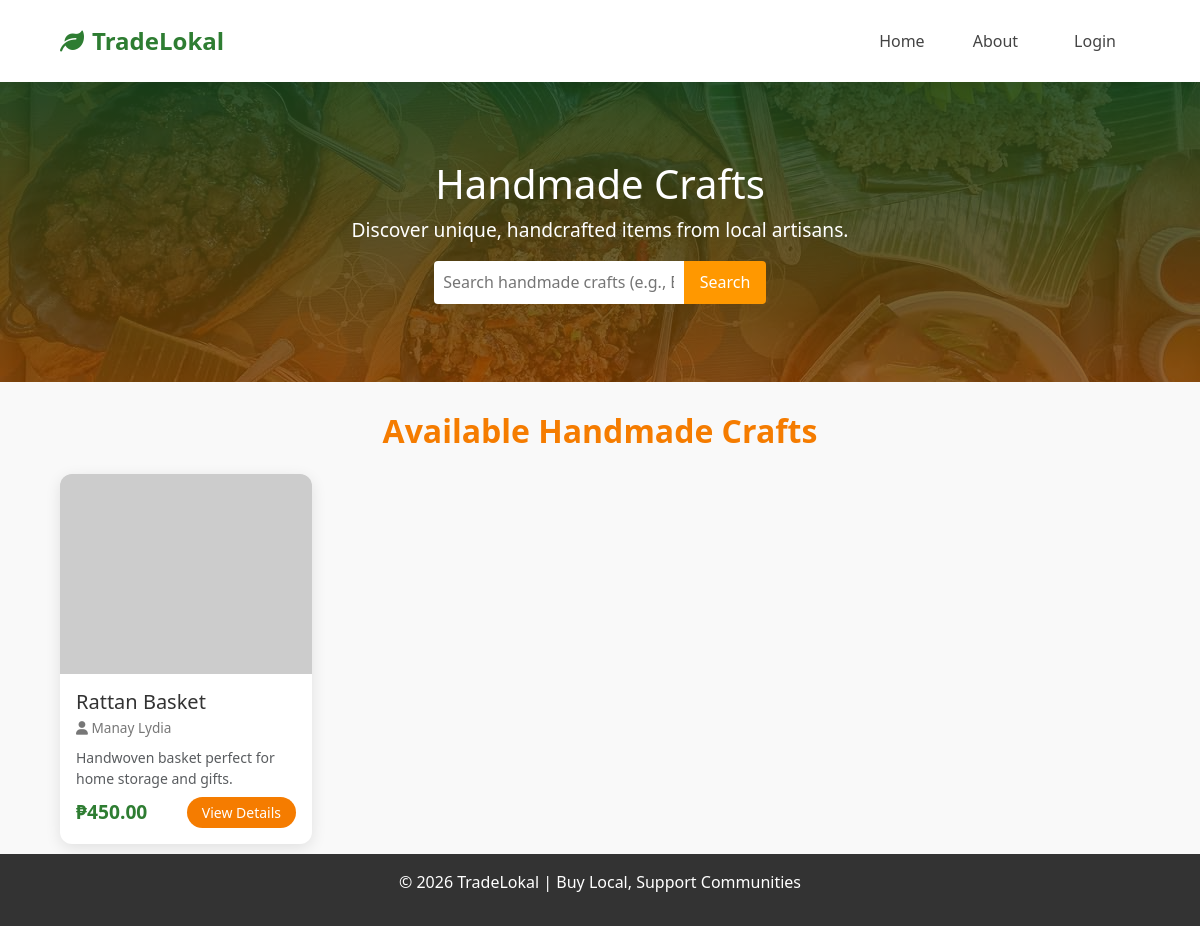
Screenshot of /handmade.php with the database file from the repository.
### tables this page shows
CREATE TABLE IF NOT EXISTS `products` (
  `id` INT UNSIGNED NOT NULL AUTO_INCREMENT,
  `name` VARCHAR(255) NOT NULL,
  `category` VARCHAR(100) NOT NULL,
  `seller` VARCHAR(255) NOT NULL,
  `owner_id` INT UNSIGNED NULL DEFAULT NULL,
  `price` DECIMAL(10,2) NOT NULL DEFAULT 0.00,
  `image_url` VARCHAR(255) NOT NULL DEFAULT '',
  `description` TEXT NOT NULL,
  `created_at` TIMESTAMP NOT NULL DEFAULT CURRENT_TIMESTAMP,
  PRIMARY KEY (`id`),
  KEY `idx_products_owner` (`owner_id`),
  CONSTRAINT `fk_products_owner` FOREIGN KEY (`owner_id`) REFERENCES `users` (`id`) ON DELETE SET NULL
);

### handmade.php (the view, shortened to what this page needs)
<?php
$mysqli = getDb();
$category = 'Handmade';
$stmt = $mysqli->prepare('SELECT * FROM products WHERE category = ? ORDER BY created_at DESC');
$stmt->bind_param('s', $category);
$stmt->execute();
$result = $stmt->get_result();
$products = $result->fetch_all(MYSQLI_ASSOC);
?>
<!DOCTYPE html>
<html lang="en">
<head>
  <link href="https://cdn.jsdelivr.net/npm/bootstrap@5.3.0/dist/css/bootstrap.min.css" rel="stylesheet">
  <link rel="stylesheet" href="https://cdnjs.cloudflare.com/ajax/libs/font-awesome/6.0.0/css/all.min.css">
  <link rel="stylesheet" href="style.css">
</head>
<body class="handmade">
  <nav class="navbar navbar-expand-lg sticky-top">
    <div class="container">
      <a class="navbar-brand" href="index.php"><i class="fas fa-leaf me-2"></i>TradeLokal</a>
      <div class="collapse navbar-collapse" id="navbarNav">
        <ul class="navbar-nav ms-auto">
          <li class="nav-item"><a class="nav-link active" href="index.php">Home</a></li>
          <li class="nav-item"><a class="nav-link" href="about.html">About</a></li>
          <li class="nav-item"><a class="nav-link btn btn-sm btn-outline-success ms-2" href="login.php">Login</a></li>
        </ul>
      </div>
    </div>
  </nav>
  <header class="hero">
    <div class="hero-text">
      <h1>Handmade Crafts</h1>
      <p>Discover unique, handcrafted items from local artisans.</p>
      <div class="search-bar">
        <input type="text" id="categorySearchInput" placeholder="Search handmade crafts (e.g., Basket, Jewelry)...">
        <button class="search-btn">Search</button>
      </div>
    </div>
  </header>
  <section class="products">
    <div class="container">
      <h2 class="text-center mb-4 fw-bold" style="color: var(--primary-orange);">Available Handmade Crafts</h2>
      <div class="row g-4" id="product-list">
        <?php if (empty($products)): ?>
          <div class="col-12 text-center">
            <p class="lead text-muted">No products available in this category yet.</p>
          </div>
        <?php else: ?>
          <?php foreach ($products as $product): ?>
            <div class="col-md-6 col-lg-3 product-item"
              data-name="<?php echo htmlspecialchars(strtolower($product['name']), ENT_QUOTES); ?>">
              <div class="product-card">
                <img src="<?php echo htmlspecialchars($product['image_url'], ENT_QUOTES); ?>"
                  alt="<?php echo htmlspecialchars($product['name'], ENT_QUOTES); ?>" class="product-img">
                <div class="p-3">
                  <h5 class="mb-1"><?php echo htmlspecialchars($product['name'], ENT_QUOTES); ?></h5>
                  <p class="seller-tag mb-2"><i class="fas fa-user"></i>
                    <?php echo htmlspecialchars($product['seller'], ENT_QUOTES); ?></p>
                  <p class="small text-muted mb-2"><?php echo htmlspecialchars($product['description'], ENT_QUOTES); ?></p>
                  <div class="d-flex justify-content-between align-items-center">
                    <span class="product-price">₱<?php echo number_format($product['price'], 2); ?></span>
                    <a href="product-detail.php?id=<?php echo $product['id']; ?>" class="btn btn-sm btn-orange">View
                      Details</a>
                  </div>
                </div>
              </div>
            </div>
          <?php endforeach; ?>
        <?php endif; ?>
      </div>
    </div>
  </section>
  <footer>
    <p>&copy; 2026 TradeLokal | Buy Local, Support Communities</p>
  </footer>
</body>
</html>

### style.css (style rules this page uses)
:root { --primary-green: #2e7d32; --light-green: #e8f5e9; --primary-orange: #f57c00; --soft-shadow: 0 4px 15px rgba(0, 0, 0, 0.1); --card-radius: 12px; }
* { margin: 0; padding: 0; box-sizing: border-box; }
html { min-height: 100%; }
body { display: flex; flex-direction: column; min-height: 100vh; font-family: "Segoe UI", Tahoma, Geneva, Verdana, sans-serif; color: #333; background-color: #f9f9f9; }
.navbar { box-shadow: 0 2px 10px rgba(0, 0, 0, 0.05); background-color: white; }
.navbar-brand { font-weight: 800; color: var(--primary-green) !important; font-size: 1.5rem; }
.nav-link { font-weight: 500; color: #444 !important; }
.product-card { border: none; border-radius: var(--card-radius); overflow: hidden; background: white; box-shadow: var(--soft-shadow); transition: all 0.3s ease; height: 100%; }
.product-img { width: 100%; height: auto; object-fit: cover; background-color: #eee; }
.product-price { color: var(--primary-green); font-weight: bold; font-size: 1.2rem; }
.seller-tag { font-size: 0.85rem; color: #777; }
.btn-orange { background-color: var(--primary-orange); color: white; border: none; border-radius: 20px; padding: 5px 15px; }
footer { background-color: #1b5e20; color: white; padding: 40px 0 20px; margin-top: auto; }
* { margin: 0; padding: 0; box-sizing: border-box; font-family: "Segoe UI", Arial, sans-serif; }
.container { max-width: 1100px; margin: 0 auto; padding: 10px; }
.products h2 { margin-top: 20px; }
nav { box-shadow: 0 2px 10px rgba(0, 0, 0, 0.05); background: white; padding: 1rem; }
nav .navbar-brand { font-weight: 800; color: var(--primary-green) !important; font-size: 1.5rem; }
nav ul { display: flex; justify-content: center; list-style: none; }
nav ul li { margin: 0 1rem; }
nav ul li a { color: #fff; text-decoration: none; font-weight: bold; transition: color 0.3s ease; }
.hero { background: linear-gradient(rgba(46, 125, 50, 0.8), rgba(245, 124, 0, 0.7)), url(local\ food.jpg) no-repeat; background-size: cover; background-position: center; color: white; padding: 100px 0; text-align: center; height: 300px; background-size: cover; background-position: center; display: flex; align-items: center; justify-content: center; text-align: center; color: #fff; position: relative; }
.hero::after { content: ""; position: absolute; top: 0; left: 0; width: 100%; height: 100%; background: rgba(0, 0, 0, 0.4); }
.hero-text { position: relative; z-index: 1; }
.hero h1 { font-size: 2.5rem; margin-bottom: 0.5rem; }
.hero p { font-size: 1.2rem; margin-bottom: 1rem; }
.search-bar { display: flex; justify-content: center; }
.search-bar input { padding: 0.6rem; border: none; border-radius: 4px 0 0 4px; width: 250px; }
.search-btn { background: #ff9800; color: #fff; border: none; padding: 0.6rem 1rem; border-radius: 0 4px 4px 0; cursor: pointer; transition: background 0.3s ease; }
.product-img { width: 100%; height: 200px; object-fit: cover; background-color: #eee; }
footer { background: #333; color: #fff; text-align: center; padding: 1rem; margin-top: auto; }

### rows the page displays
products: name "Rattan Basket", seller "Manay Lydia", description "Handwoven basket perfect for home storage and gifts.", price "450.00"
